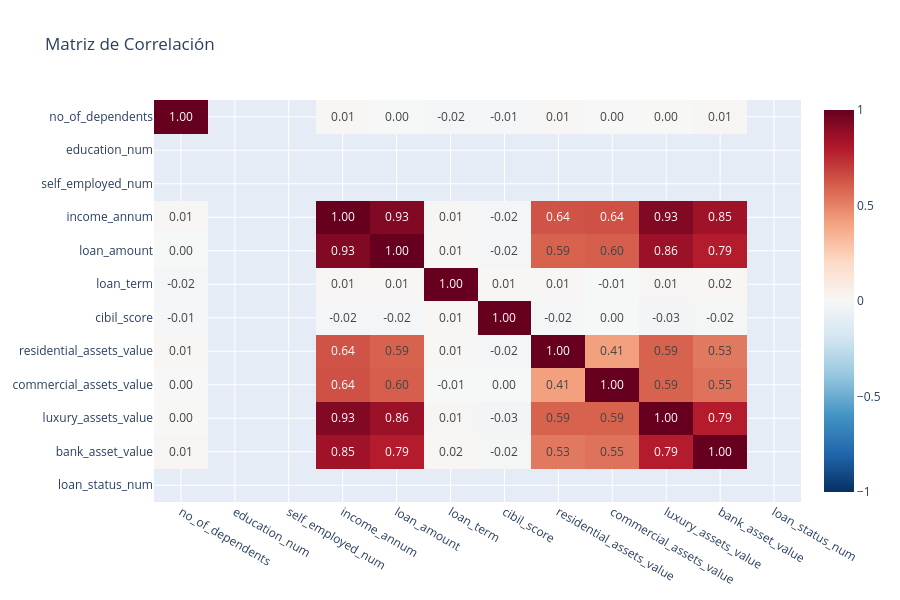

Source (notebook cell):
### Markdown cell above
## 7. Matriz de Correlación

### Code cell
# Codificar target para incluir en correlación
df_corr = df.copy()
df_corr['loan_status_num'] = (df_corr['loan_status'] == 'Approved').astype(int)
df_corr['education_num'] = (df_corr['education'] == 'Graduate').astype(int)
df_corr['self_employed_num'] = (df_corr['self_employed'] == 'Yes').astype(int)

corr_cols = ['no_of_dependents', 'education_num', 'self_employed_num',
             'income_annum', 'loan_amount', 'loan_term', 'cibil_score',
             'residential_assets_value', 'commercial_assets_value',
             'luxury_assets_value', 'bank_asset_value', 'loan_status_num']

corr_matrix = df_corr[corr_cols].corr()

fig = px.imshow(
    corr_matrix,
    color_continuous_scale='RdBu_r',
    zmin=-1, zmax=1,
    title='Matriz de Correlación',
    text_auto='.2f',
    aspect='auto'
)
fig.update_layout(height=600)
fig.show()

### Figure 1 — Plotly figure (JSON) as saved in the notebook; plotly's stock layout.template omitted (floating-point values rounded to 4 significant figures; data arrays with more than 128 entries replaced by an {"elided": "..."} marker saying what was removed)
{"data": [{"coloraxis": "coloraxis", "hovertemplate": "x: %{x}<br>y: %{y}<br>color: %{z}<extra></extra>", "name": "0", "texttemplate": "%{z:.2f}", "type": "heatmap", "x": ["no_of_dependents", "education_num", "self_employed_num", "income_annum", "loan_amount", "loan_term", "cibil_score", "residential_assets_value", "commercial_assets_value", "luxury_assets_value", "bank_asset_value", "loan_status_num"], "xaxis": "x", "y": ["no_of_dependents", "education_num", "self_employed_num", "income_annum", "loan_amount", "loan_term", "cibil_score", "residential_assets_value", "commercial_assets_value", "luxury_assets_value", "bank_asset_value", "loan_status_num"], "yaxis": "y", "z": {"elided": "12x12 float values"}}], "layout": {"coloraxis": {"cmax": 1, "cmin": -1, "colorscale": [[0, "rgb(5,48,97)"], [0.1, "rgb(33,102,172)"], [0.2, "rgb(67,147,195)"], [0.3, "rgb(146,197,222)"], [0.4, "rgb(209,229,240)"], [0.5, "rgb(247,247,247)"], [0.6, "rgb(253,219,199)"], [0.7, "rgb(244,165,130)"], [0.8, "rgb(214,96,77)"], [0.9, "rgb(178,24,43)"], [1, "rgb(103,0,31)"]]}, "height": 600, "title": {"text": "Matriz de Correlación"}, "xaxis": {"anchor": "y", "domain": [0, 1]}, "yaxis": {"anchor": "x", "autorange": "reversed", "domain": [0, 1]}}}
